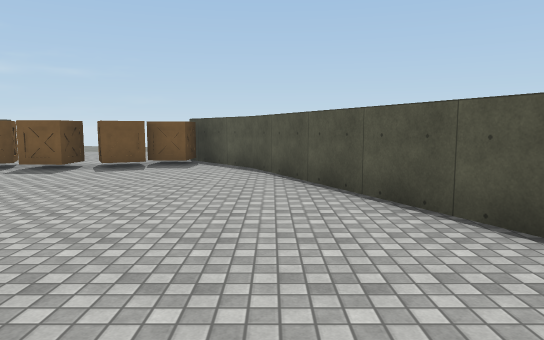
view 1 (above)

16 first-person views from a walk through a scene from a Unity 3-D project. The camera is 1.5 m above the floor, tilts 6° down and sees 70° across. The floor is counted in squares, 2 m on a side. Each view is taken from the middle of a square. On the plan, view 1 faces up. The plan holds only what a view shows up to about 12 squares ahead; the rest is blank. The place goes on beyond the plan. Surface patterns are stand-ins for the level's own textures.

view 2
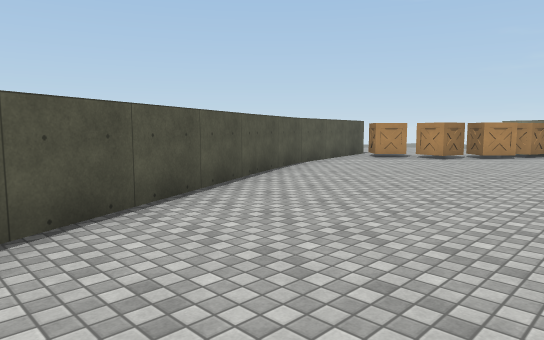

view 3
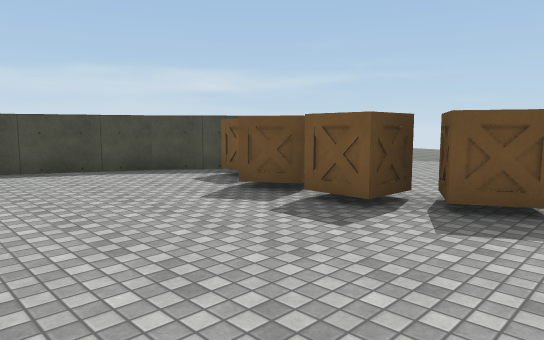

view 4
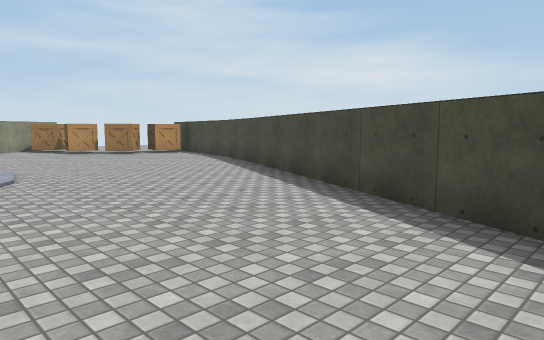

view 5
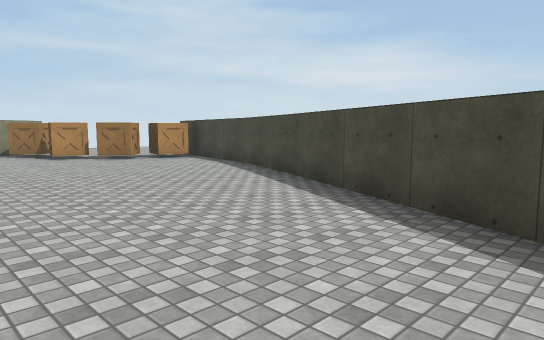

view 6
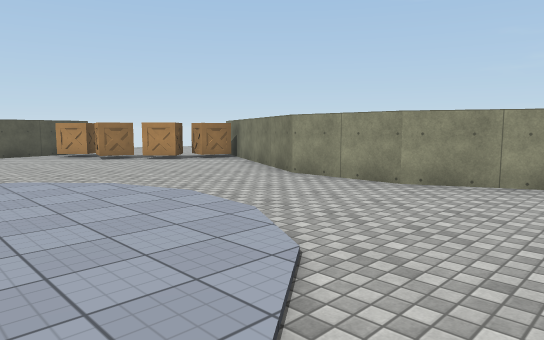

view 7
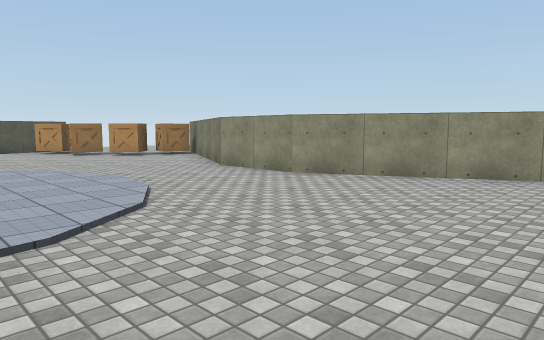

view 8
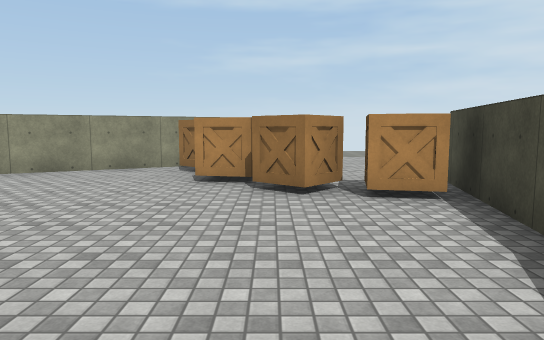

view 9
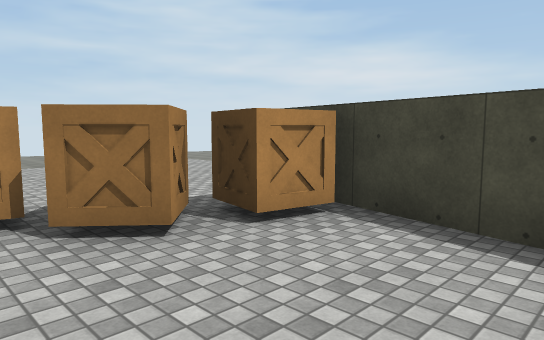

view 10
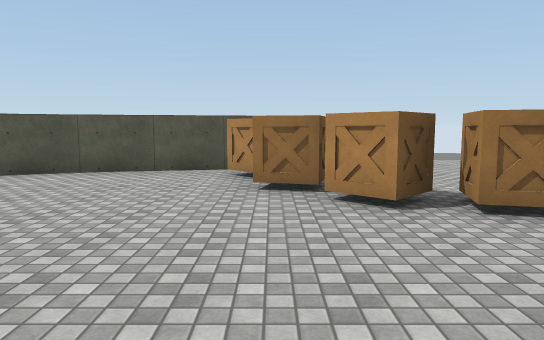

view 11
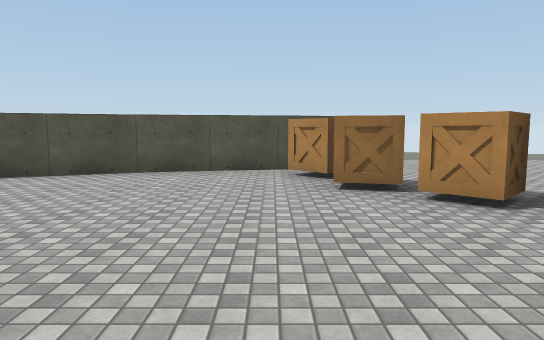

view 12
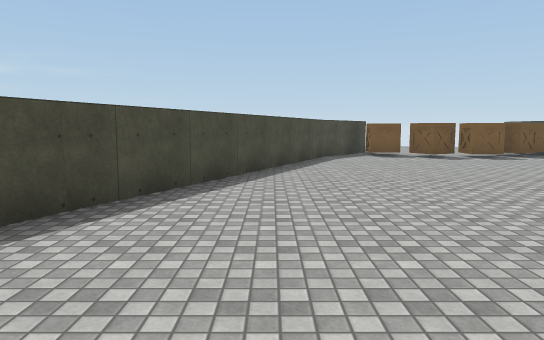

view 13
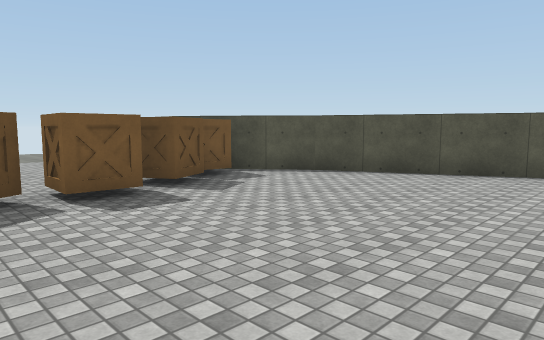

view 14
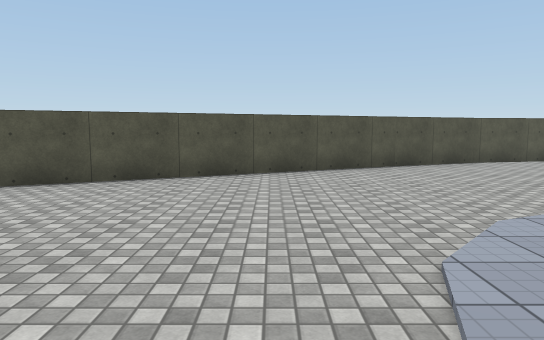

view 15
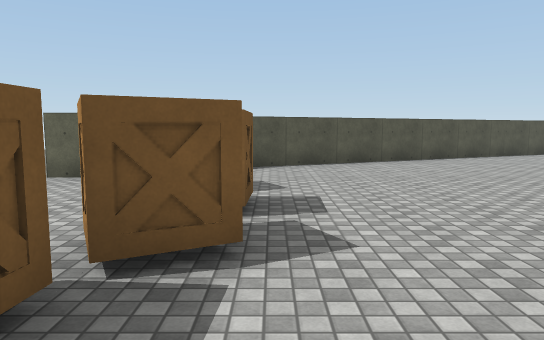

view 16
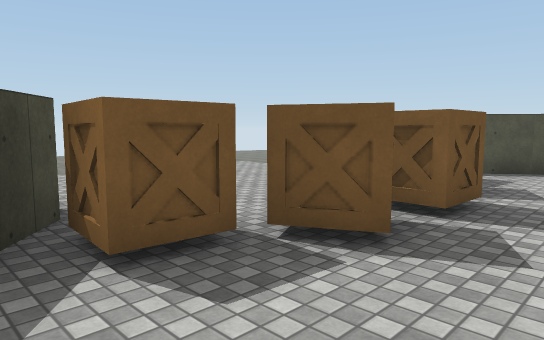

### Floor plan
Points are (right, up) in squares from view 1. A wall is a line through its corners. A room is listed if a view was taken in it or the views show most of it. See-through windows are left out.
Room 1 (views 1, 2, 3, 4, 5, 6, 7, 8, 9, 10, 11, 12, 13, 14, 15, 16)
walls: (3.8, -1.5) (-0.4, 7.5); (-12.7, -1.5) (-13.5, -5.5); (-9.6, -8) (-5.5, -6) (-3.5, -6) (0.9, -8.2); (-0.3, 7.5) (-1.5, 8.9); (4.5, -5.5) (3.7, -1.5); (-8.6, 7.5) (-12.8, -1.5); (-6.9, 9.6) (-8.7, 7.5); (-2, 9.9) (-2, 10.5)
objects: other object (-13, -5) to (-12, -5); other object (-11, -6) to (-10, -6); other object (-11, -5); other object (-10, -7); other object (-7, 8) to (-6, 9); other object (-6, 8) to (-5, 8); other object (-4, 8) to (-3, 8); other object (-3, 8) to (-2, 9); other object (1, -7); other object (1, -6); other object (2, -6) to (2, -5); other object (3, -5) to (4, -5)

Where each view was taken, in squares from view 1:
view 1: 0 up, 0 right, facing up
view 2: 5 up, 2 left, facing down-right
view 3: 4 up, 2 left, facing up-left
view 4: 7 up, 6 left, facing down-left
view 5: 5 up, 7 left, facing down-left
view 6: 1 down, 8 left, facing down-right
view 7: 1 down, 10 left, facing down-right
view 8: 0 up, 11 left, facing down
view 9: 2 down, 10 left, facing down-left
view 10: 5 down, 3 left, facing right
view 11: 4 down, 3 left, facing right
view 12: 3 down, 10 left, facing up
view 13: 3 up, 6 left, facing up-right
view 14: 3 up, 5 left, facing right
view 15: 7 up, 8 left, facing right
view 16: 6 up, 8 left, facing up-right
